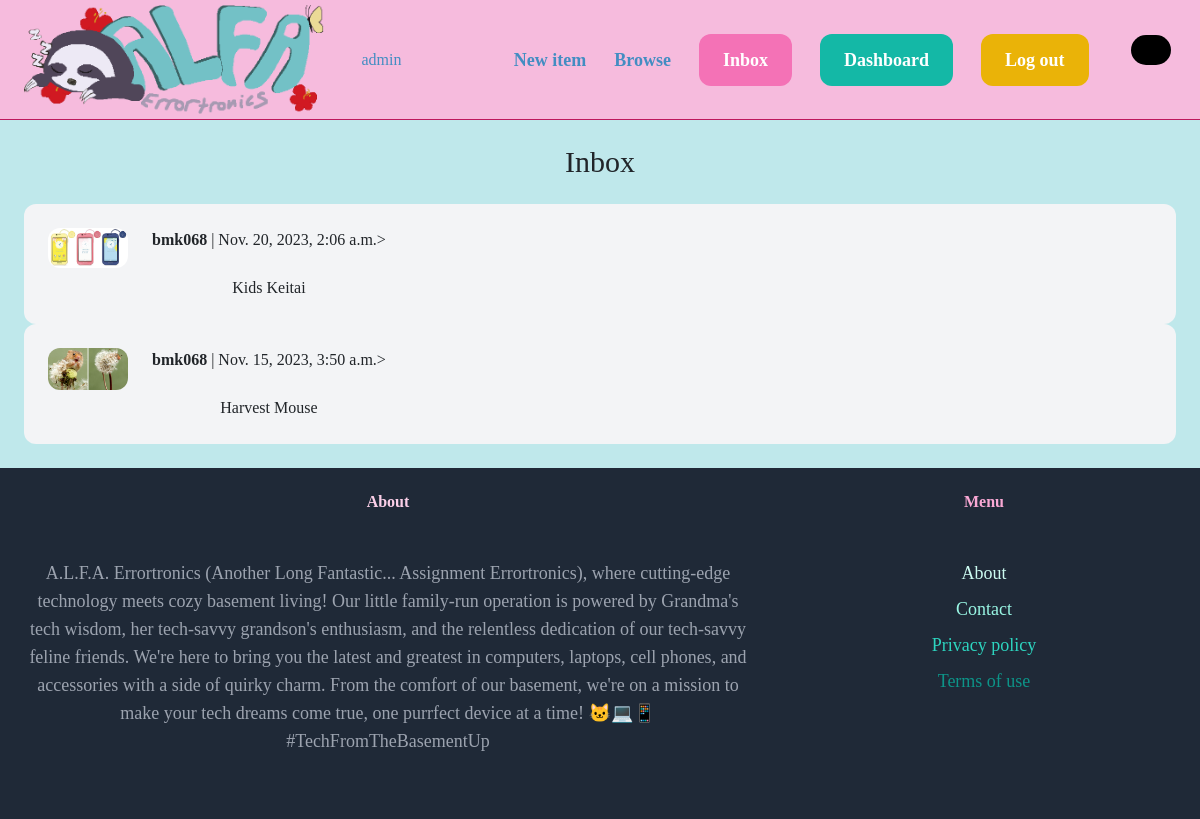
The page /inbox/ (signed in) on the database its author committed.
### conversation/models.py (models this page shows)
class Conversation(models.Model):
    item = models.ForeignKey(Item, related_name='conversations', on_delete=models.CASCADE)
    members = models.ManyToManyField(User, related_name='conversations')
    created_at = models.DateTimeField(auto_now_add=True)
    modified_at = models.DateTimeField(auto_now=True)
    class Meta:
        ordering = ('-modified_at',)

### item/models.py (models this page shows, shortened)
class Item(models.Model):
    category = models.ForeignKey(Category, related_name='items', on_delete=models.CASCADE)
    name = models.CharField(max_length=255)
    description = models.TextField(blank=True, null=True)
    price = models.FloatField()
    quantity = models.IntegerField(default=1)
    image = models.ImageField(upload_to='item_images', blank=True, null=True)
    is_sold = models.BooleanField(default=False)
    created_by = models.ForeignKey(User, related_name='items', on_delete=models.CASCADE)
    created_at = models.DateTimeField(auto_now_add=True)

### conversation/views.py (the view)
# urls.py: path('', views.inbox, name='inbox'),
@login_required
def inbox(request):
    conversations = Conversation.objects.filter(members__in=[request.user.id])
    return render(request, 'conversation/inbox.html', {
        'conversations': conversations
    })

### conversation/templates/conversation/inbox.html (shortened to what this page needs)
{% extends 'core/base.html' %}
{% block content %}
<h1 class="mb-6 text-3xl">Inbox</h1>
<div class="space-y-6">
    {% for conversation in conversations %}
        <a href="{% url 'conversation:detail' conversation.id %}">
            <div class="p-6 flex bg-gray-100 rounded-xl">
                <div class="pr-6">
                    <img src="{{ conversation.item.image.url }}" class="w-20 rounded-xl">
                </div>
                <div>
                    {% for member in conversation.members.all %}
                        {% if member != request.user %}
                            <p class="mb-4"><strong>{{ member.username }}</strong> | {{ conversation.modified_at }}></p>
                            <p>{{ conversation.item.name }}</p>
                        {% endif %}
                    {% endfor %}
                </div>
            </div>
        </a>
    {% endfor %}
</div>
{% endblock %}

### static/css/style.css (style rules this page uses)
* { padding: 0px; margin:0px; box-sizing: border-box; font-family: "Comic Sans MS", "Comic Sans", cursive; }

### core/templates/core/base.html (style rules this page uses)
body { font-family: "Comic Sans MS", "Comic Sans", cursive; background-color: #bfe8eb; text-align: center; }

### rows shown on the page
Conversation: item.image (picture), modified_at "Nov. 20, 2023, 2:06 a.m.", item.name "Kids Keitai"
Conversation: item.image (picture), modified_at "Nov. 15, 2023, 3:50 a.m.", item.name "Harvest Mouse"

### other values the page prints
{{ member.username }} "bmk068"
